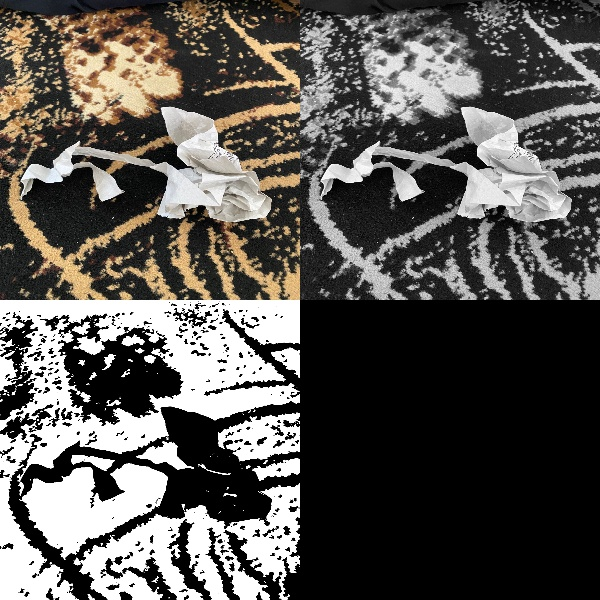
#> input picture Dayeuh-Waste-Classifier-husni2/hasil_ekstraksi/plastik/Gambar WhatsApp 2025-06-09 pukul 14.58.11_51a70d3e_glcm.jpg, 600 x 600 px; its folder holds only this picture in this run
$ python ekstraksi_fitur_tekstur.py   (older library calls are emulated)
#> lines starting #> are read from the running program, lines starting #| are printed output that depends on the picture; after the words box and inside, x2 and y2 are one past the last pixel; in counts of white or black regions, pixels touching at a corner belong together
import cv2
import numpy as np
import os
import matplotlib.pyplot as plt
from skimage.feature import local_binary_pattern, graycomatrix, graycoprops

def ekstrak_fitur_lbp(gray):
    radius = 1
    n_points = 8 * radius
    lbp = local_binary_pattern(gray, n_points, radius, method='uniform')
    lbp_hist, _ = np.histogram(lbp.ravel(), bins=np.arange(0, n_points + 3), range=(0, n_points + 2))
    lbp_hist = lbp_hist.astype("float")
    lbp_hist /= (lbp_hist.sum() + 1e-6)
    return lbp_hist, lbp

def ekstraksi_fitur_tekstur_glcm(image_gray):
    image_gray = cv2.normalize(image_gray, None, 0, 255, cv2.NORM_MINMAX).astype('uint8')
    distances = [1, 2, 3]
    angles = [0, np.pi/4, np.pi/2, 3*np.pi/4]
    glcm = graycomatrix(image_gray, distances=distances, angles=angles,
                        levels=256, symmetric=True, normed=True)

    props = ['contrast', 'dissimilarity', 'homogeneity', 'energy', 'correlation', 'ASM']
    fitur = []
    for prop in props:
        nilai = graycoprops(glcm, prop)
        fitur.append(np.mean(nilai))
    return np.array(fitur), glcm

def tampilkan_proses_glcm(image_bgr):
    asli = cv2.resize(image_bgr, (300, 300))
    gray = cv2.cvtColor(image_bgr, cv2.COLOR_BGR2GRAY)
    gray_resized = cv2.resize(gray, (300, 300))
    blur = cv2.GaussianBlur(gray, (5, 5), 0)
    _, thresh = cv2.threshold(blur, 180, 255, cv2.THRESH_BINARY_INV + cv2.THRESH_OTSU)
    thresh_resized = cv2.resize(thresh, (300, 300))
    kosong = np.zeros_like(asli)

    # Tambahkan teks label pada tiap citra
    font = cv2.FONT_HERSHEY_SIMPLEX
    font_scale = 0.6
    color = (0, 255, 0)
    thickness = 2

    cv2.putText(asli, 'Citra Asli', (10, 25), font, font_scale, color, thickness)
    cv2.putText(gray_resized, 'Grayscale', (10, 25), font, font_scale, color, thickness)
    cv2.putText(thresh_resized, 'Thresholding', (10, 25), font, font_scale, color, thickness)

    atas = np.hstack([asli, cv2.cvtColor(gray_resized, cv2.COLOR_GRAY2BGR)])
    bawah = np.hstack([cv2.cvtColor(thresh_resized, cv2.COLOR_GRAY2BGR), kosong])
    return np.vstack([atas, bawah])


def tampilkan_proses_lbp(image_bgr, lbp_img):
    gray = cv2.cvtColor(image_bgr, cv2.COLOR_BGR2GRAY)
    asli = cv2.resize(image_bgr, (300, 300))
    gray = cv2.resize(gray, (300, 300))
    lbp_vis = cv2.normalize(lbp_img, None, 0, 255, cv2.NORM_MINMAX).astype('uint8')
    lbp_vis = cv2.resize(lbp_vis, (300, 300))

    font = cv2.FONT_HERSHEY_SIMPLEX
    font_scale = 0.6
    color = (0, 255, 0)
    thickness = 2

    cv2.putText(asli, 'Citra Asli', (10, 25), font, font_scale, color, thickness)
    cv2.putText(gray, 'Grayscale', (10, 25), font, font_scale, color, thickness)
    cv2.putText(lbp_vis, 'LBP', (10, 25), font, font_scale, color, thickness)

    baris_atas = np.hstack([asli, cv2.cvtColor(gray, cv2.COLOR_GRAY2BGR)])
    baris_bawah = np.hstack([cv2.cvtColor(lbp_vis, cv2.COLOR_GRAY2BGR), np.zeros_like(asli)])

    return np.vstack([baris_atas, baris_bawah])


def tampilkan_histogram_lbp_matplotlib(hist_data, title):
    plt.figure(figsize=(8, 4))
    plt.bar(range(len(hist_data)), hist_data, width=0.8, color='blue')
    plt.title(title)
    plt.xlabel("Bin")
    plt.ylabel("Frequency")
    plt.grid(True)
    plt.tight_layout()
    plt.show()

def show_image(title, image):
    if len(image.shape) == 3:
        image = cv2.cvtColor(image, cv2.COLOR_BGR2RGB)
    plt.figure(figsize=(6, 6))
    plt.imshow(image, cmap='gray' if len(image.shape) == 2 else None)
    plt.title(title)
    plt.axis('off')
    plt.tight_layout()
    plt.show()

def ekstrak_visual_dataset(path_dataset):
#> called with path_dataset = 'dataset/plastik'
    output_dir = 'hasil_ekstraksi/plastik'
    os.makedirs(output_dir, exist_ok=True)

    for root, dirs, files in os.walk(path_dataset):
        for filename in files:
            if filename.lower().endswith(('.jpg', '.jpeg', '.png')):
                filepath = os.path.join(root, filename)
                img = cv2.imread(filepath)
#> img is the input picture: shape (600, 600, 3); mean B, G, R 82.1, 85.9, 88.8
                if img is None:
                    print(f"[SKIP] Gagal membaca: {filepath}")
                    continue

                gray = cv2.cvtColor(img, cv2.COLOR_BGR2GRAY)

                # Ekstraksi fitur
                glcm_fitur, glcm_mtx = ekstraksi_fitur_tekstur_glcm(gray)
#> after the loop in ekstraksi_fitur_tekstur_glcm, `for prop in props:`: fitur = [2998.9, 22.44, 0.439, 0.3, 0.845, 0.0901]
#> glcm_fitur = [2998.9, 22.44, 0.439, 0.3, 0.845, 0.0901]
                lbp_hist, lbp_img = ekstrak_fitur_lbp(gray)
#> in ekstrak_fitur_lbp, `lbp = local_binary_pattern(gray, n_points, radius, method='uniform')`:
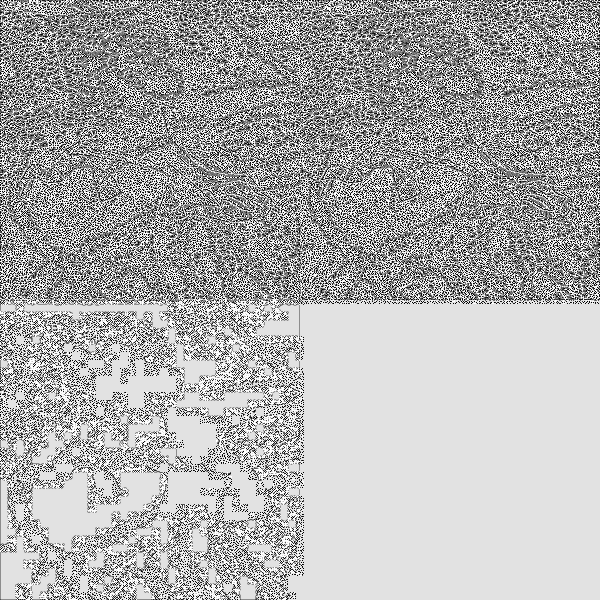
#> lbp: shape (600, 600) float64; min 0, max 9, mean 6.17; drawn with min black and max white
#> in ekstrak_fitur_lbp, `lbp_hist, _ = np.histogram(lbp.ravel(), bins=np.arange(0, n_points + 3..`: lbp_hist = [23779, 25098, 11778, 19524, 17582, 19736, 12353, 22429, 155691, 52030]
#> in ekstrak_fitur_lbp, `lbp_hist /= (lbp_hist.sum() + 1e-6)`: lbp_hist = [0.0661, 0.0697, 0.0327, 0.0542, 0.0488, 0.0548, 0.0343, 0.0623, 0.432, 0.145]

                # Visualisasi proses
                visual_glcm = tampilkan_proses_glcm(img)
#> in tampilkan_proses_glcm, `_, thresh = cv2.threshold(blur, 180, 255, cv2.THRESH_BINARY_INV + cv2...`:
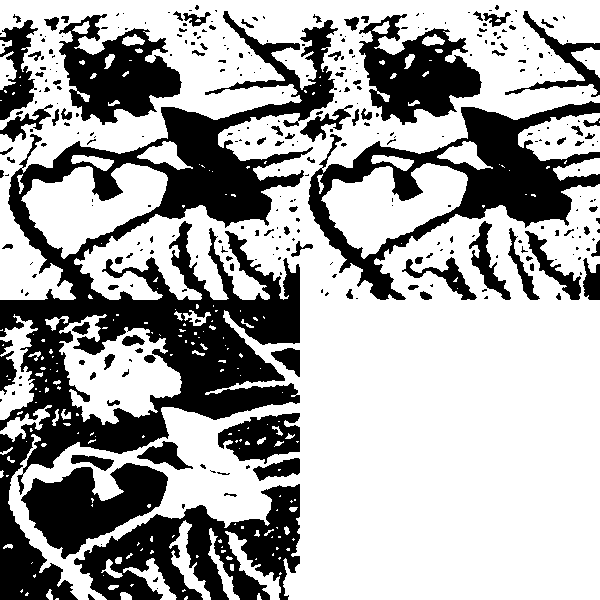
#> thresh: shape (600, 600); 65.4% white; 339 black regions (238 under 20 px), largest, box (x1, y1, x2, y2) and area: (0, 11, 338, 600) 54171, (308, 101, 600, 300) 16054, (74, 484, 300, 600) 12788
#> in tampilkan_proses_glcm, `kosong = np.zeros_like(asli)`: kosong: shape (300, 300, 3); every value is 0
#> in tampilkan_proses_glcm, `cv2.putText(asli, 'Citra Asli', (10, 25), font, font_scale, color, thi..`: asli: shape (300, 300, 3); mean B, G, R 81.7, 87, 88.1
#> in tampilkan_proses_glcm, `cv2.putText(gray_resized, 'Grayscale', (10, 25), font, font_scale, col..`: gray_resized: shape (300, 300); min 0, max 255, mean 85.6
#> in tampilkan_proses_glcm, `cv2.putText(thresh_resized, 'Thresholding', (10, 25), font, font_scale..`: thresh_resized: shape (300, 300); min 0, max 255, mean 165.1
#> in tampilkan_proses_glcm, `atas = np.hstack([asli, cv2.cvtColor(gray_resized, cv2.COLOR_GRAY2BGR)])`:
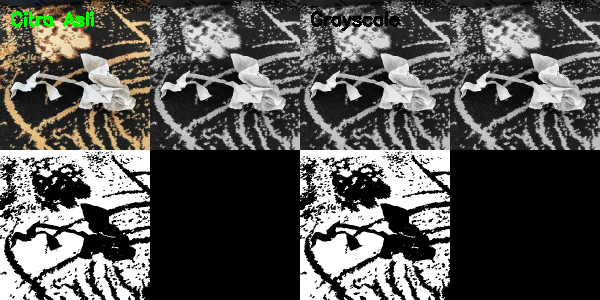
#> atas: shape (300, 600, 3); mean B, G, R 83.7, 86.3, 86.9
                visual_lbp = tampilkan_proses_lbp(img, lbp_img)
#> in tampilkan_proses_lbp, `cv2.putText(lbp_vis, 'LBP', (10, 25), font, font_scale, color, thickne..`:
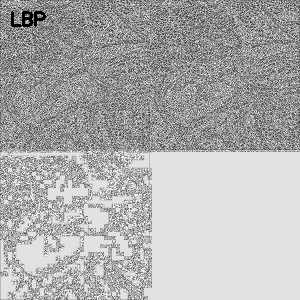
#> lbp_vis: shape (300, 300); min 0, max 255, mean 174.1
#> in tampilkan_proses_lbp, `baris_bawah = np.hstack([cv2.cvtColor(lbp_vis, cv2.COLOR_GRAY2BGR), np..`:
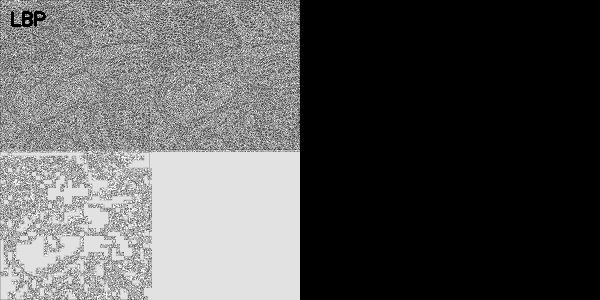
#> baris_bawah: shape (300, 600, 3); min 0, max 255, mean 87
#> in tampilkan_proses_lbp, `return np.vstack([baris_atas, baris_bawah])`:
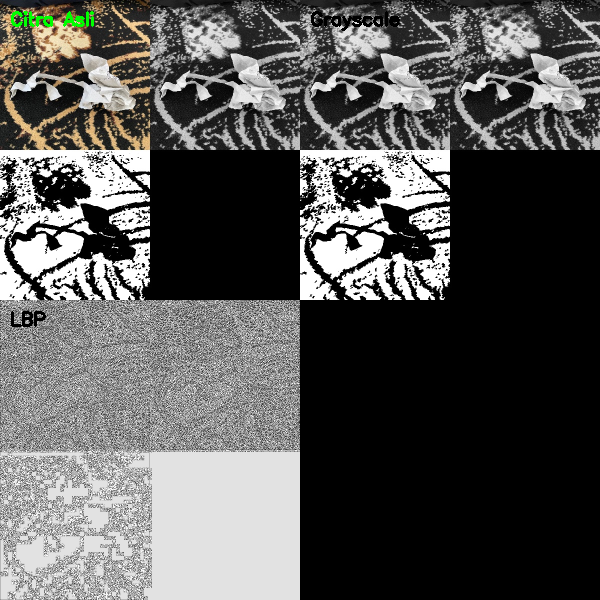
#> returned value: shape (600, 600, 3); mean of channels 0, 1, 2 85.3, 86.7, 86.9; drawn as B, G, R

                # Tampilkan hasil dengan matplotlib
                show_image(f"{filename} - GLCM", visual_glcm)
                show_image(f"{filename} - LBP", visual_lbp)
                tampilkan_histogram_lbp_matplotlib(lbp_hist, f"{filename} - LBP Histogram")
#> in tampilkan_histogram_lbp_matplotlib, `plt.show()`:
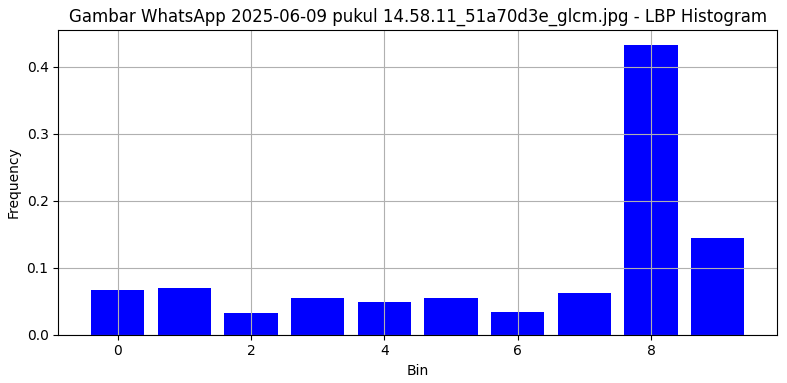
#> figure drawn by matplotlib, 1 panel; tallest bar 0.432 high, from x = 7.6 to 8.4

                # Simpan file hasil
                nama_file = os.path.splitext(filename)[0]
                cv2.imwrite(os.path.join(output_dir, f"{nama_file}_glcm.jpg"), visual_glcm)
                cv2.imwrite(os.path.join(output_dir, f"{nama_file}_lbp.jpg"), visual_lbp)

                print(f"[OK] Disimpan dan ditampilkan: {nama_file}_glcm.jpg, _lbp.jpg")

if __name__ == "__main__":
    ekstrak_visual_dataset('dataset/plastik')

$ run again, on Dayeuh-Waste-Classifier-husni2/hasil_ekstraksi/plastik/Gambar WhatsApp 2025-06-09 pukul 14.58.15_48b9080c_glcm.jpg
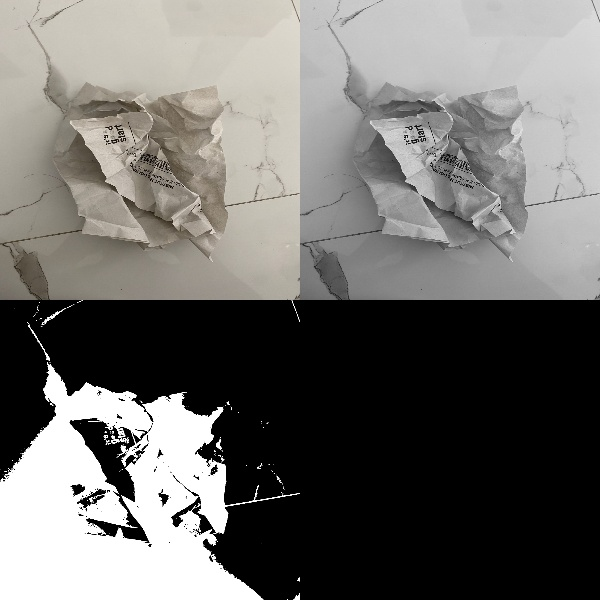
#> input picture Dayeuh-Waste-Classifier-husni2/hasil_ekstraksi/plastik/Gambar WhatsApp 2025-06-09 pukul 14.58.15_48b9080c_glcm.jpg, 600 x 600 px
#> in ekstrak_visual_dataset, img is the input picture: shape (600, 600, 3); mean B, G, R 107, 109.8, 111.3
#> after the loop in ekstraksi_fitur_tekstur_glcm, `for prop in props:`: fitur = [715.1, 5.77, 0.669, 0.379, 0.961, 0.143]
#> in ekstrak_fitur_lbp, `lbp_hist, _ = np.histogram(lbp.ravel(), bins=np.arange(0, n_points + 3..`: lbp_hist = [11258, 16226, 5485, 18030, 15214, 28374, 14151, 19762, 198953, 32547]
#> in ekstrak_fitur_lbp, `lbp_hist /= (lbp_hist.sum() + 1e-6)`: lbp_hist = [0.0313, 0.0451, 0.0152, 0.0501, 0.0423, 0.0788, 0.0393, 0.0549, 0.553, 0.0904]
#> in tampilkan_proses_glcm, `_, thresh = cv2.threshold(blur, 180, 255, cv2.THRESH_BINARY_INV + cv2...`:
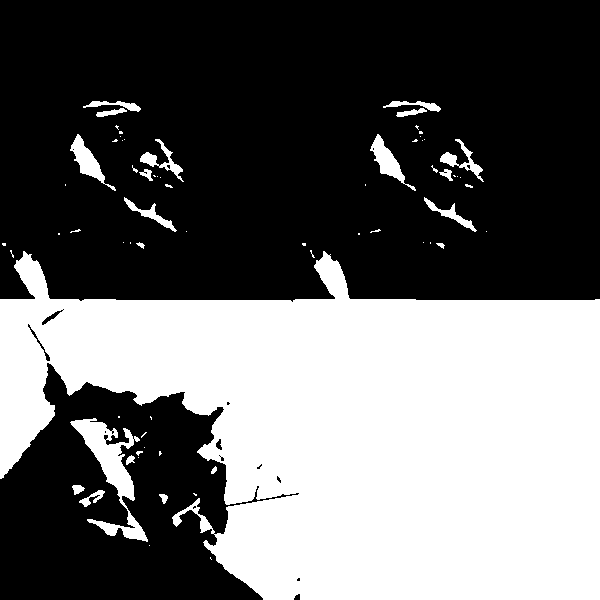
#> thresh: shape (600, 600); 40.8% white; 69 white regions (47 under 20 px), largest, box (x1, y1, x2, y2) and area: (0, 251, 600, 600) 139156, (70, 418, 148, 542) 2842, (70, 134, 116, 191) 747
#> kosong: shape (300, 300, 3); every value is 0
#> in tampilkan_histogram_lbp_matplotlib, `plt.show()`:
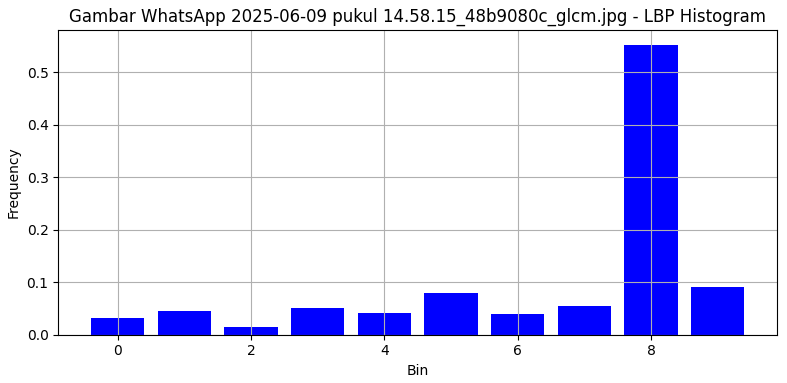
#> figure drawn by matplotlib, 1 panel; tallest bar 0.553 high, from x = 7.6 to 8.4

$ run again, on Dayeuh-Waste-Classifier-husni2/hasil_ekstraksi/plastik/Gambar WhatsApp 2025-06-09 pukul 14.58.15_48b9080c_lbp.jpg
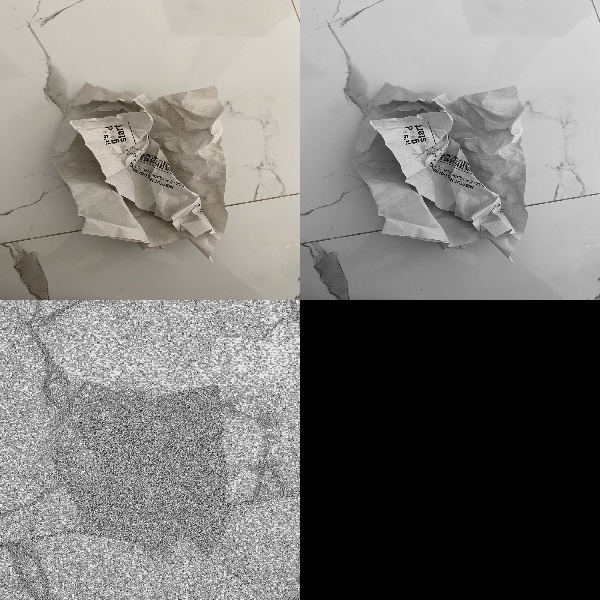
#> input picture Dayeuh-Waste-Classifier-husni2/hasil_ekstraksi/plastik/Gambar WhatsApp 2025-06-09 pukul 14.58.15_48b9080c_lbp.jpg, 600 x 600 px
#> in ekstrak_visual_dataset, img is the input picture: shape (600, 600, 3); mean B, G, R 119.5, 122.3, 123.8
#> after the loop in ekstraksi_fitur_tekstur_glcm, `for prop in props:`: fitur = [923.3, 14.12, 0.458, 0.247, 0.925, 0.0612]
#> in ekstrak_fitur_lbp, `lbp_hist, _ = np.histogram(lbp.ravel(), bins=np.arange(0, n_points + 3..`: lbp_hist = [23257, 24595, 9624, 20201, 17580, 29455, 18368, 28243, 138431, 50246]
#> in ekstrak_fitur_lbp, `lbp_hist /= (lbp_hist.sum() + 1e-6)`: lbp_hist = [0.0646, 0.0683, 0.0267, 0.0561, 0.0488, 0.0818, 0.051, 0.0785, 0.385, 0.14]
#> in tampilkan_proses_glcm, `_, thresh = cv2.threshold(blur, 180, 255, cv2.THRESH_BINARY_INV + cv2...`:
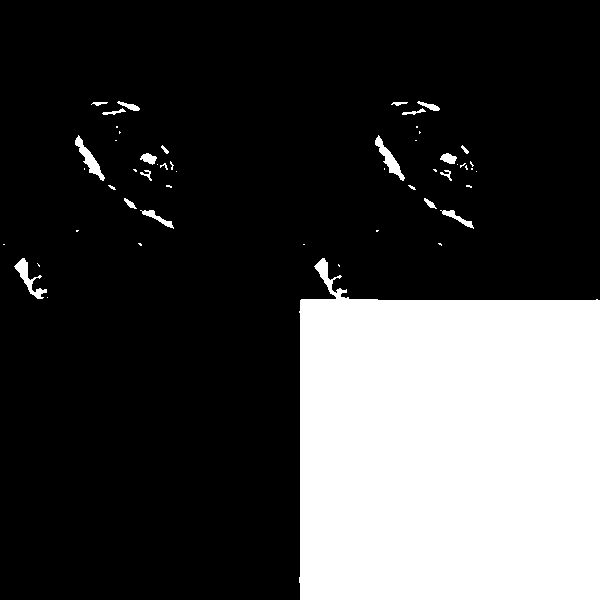
#> thresh: shape (600, 600); 25.9% white; 53 white regions (32 under 20 px), largest, box (x1, y1, x2, y2) and area: (299, 258, 600, 600) 90486, (14, 258, 47, 299) 394, (75, 135, 105, 181) 392
#> kosong: shape (300, 300, 3); every value is 0
#> in tampilkan_histogram_lbp_matplotlib, `plt.show()`:
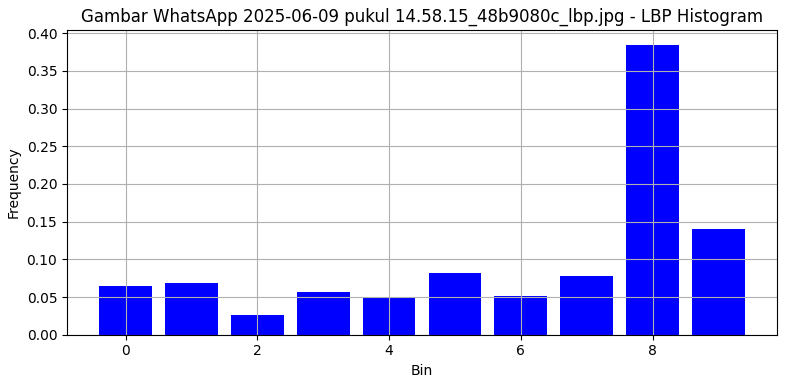
#> figure drawn by matplotlib, 1 panel; tallest bar 0.385 high, from x = 7.6 to 8.4
